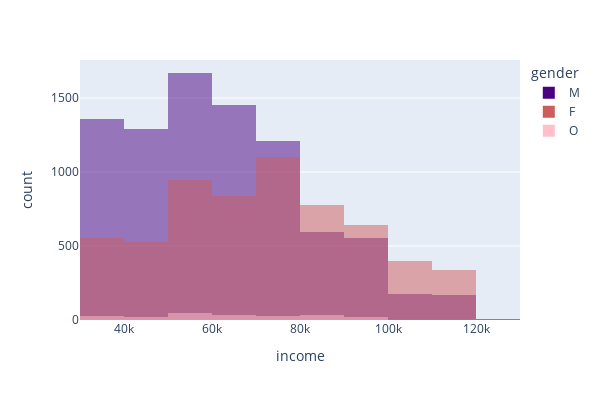

Notebook cell for this chart:
### Code cell
fig = px.histogram(profile_other,
                   x="income",
                   nbins=10,
                   color_discrete_sequence=['indigo', 'indianred','pink'],
                  color="gender",
                  barmode='overlay',
                  opacity = 0.50,
                  width=600, height=400)

fig.show()

### Figure 1 — Plotly figure (JSON) as saved in the notebook; plotly's stock layout.template omitted (floating-point values rounded to 4 significant figures; data arrays with more than 128 entries replaced by an {"elided": "..."} marker saying what was removed)
{"data": [{"alignmentgroup": "True", "bingroup": "x", "hovertemplate": "gender=M<br>income=%{x}<br>count=%{y}<extra></extra>", "legendgroup": "M", "marker": {"color": "indigo", "opacity": 0.5}, "name": "M", "nbinsx": 10, "offsetgroup": "M", "orientation": "v", "showlegend": true, "type": "histogram", "x": {"elided": "8484 int values"}, "xaxis": "x", "yaxis": "y"}, {"alignmentgroup": "True", "bingroup": "x", "hovertemplate": "gender=F<br>income=%{x}<br>count=%{y}<extra></extra>", "legendgroup": "F", "marker": {"color": "indianred", "opacity": 0.5}, "name": "F", "nbinsx": 10, "offsetgroup": "F", "orientation": "v", "showlegend": true, "type": "histogram", "x": {"elided": "6129 int values"}, "xaxis": "x", "yaxis": "y"}, {"alignmentgroup": "True", "bingroup": "x", "hovertemplate": "gender=O<br>income=%{x}<br>count=%{y}<extra></extra>", "legendgroup": "O", "marker": {"color": "pink", "opacity": 0.5}, "name": "O", "nbinsx": 10, "offsetgroup": "O", "orientation": "v", "showlegend": true, "type": "histogram", "x": {"elided": "212 int values"}, "xaxis": "x", "yaxis": "y"}], "layout": {"barmode": "overlay", "height": 400, "legend": {"title": {"text": "gender"}, "tracegroupgap": 0}, "margin": {"t": 60}, "width": 600, "xaxis": {"anchor": "y", "domain": [0, 1], "title": {"text": "income"}}, "yaxis": {"anchor": "x", "domain": [0, 1], "title": {"text": "count"}}}}
